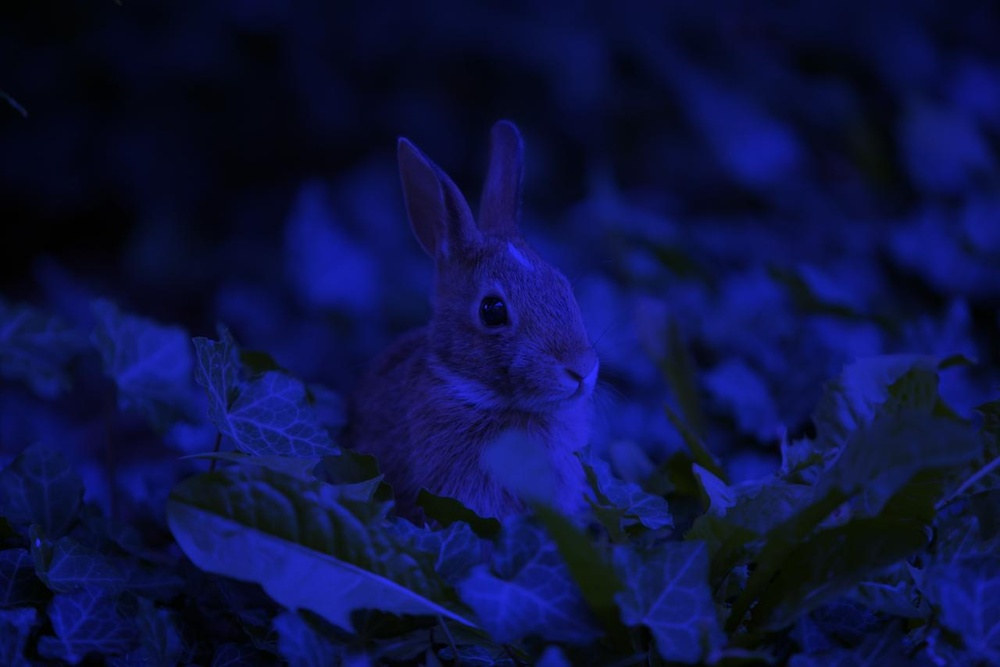
%> input picture ee3tp3picture2023.jpg, 1000 x 667 px, shrunk from 1280 x 854 before the run
$ octave q3.m   (GNU Octave 9; MATLAB toolbox functions it lacks are replaced by stand-ins)
%> lines starting %> are read from the running program, lines starting %| are printed output that depends on the picture
img = imread('ee3tp3picture2023.jpg');
%> img is the input picture: size 667x1000x3 uint8; mean R, G, B 12.5, 18, 68.5

img_red = img(:,:,1); %contains only the red component
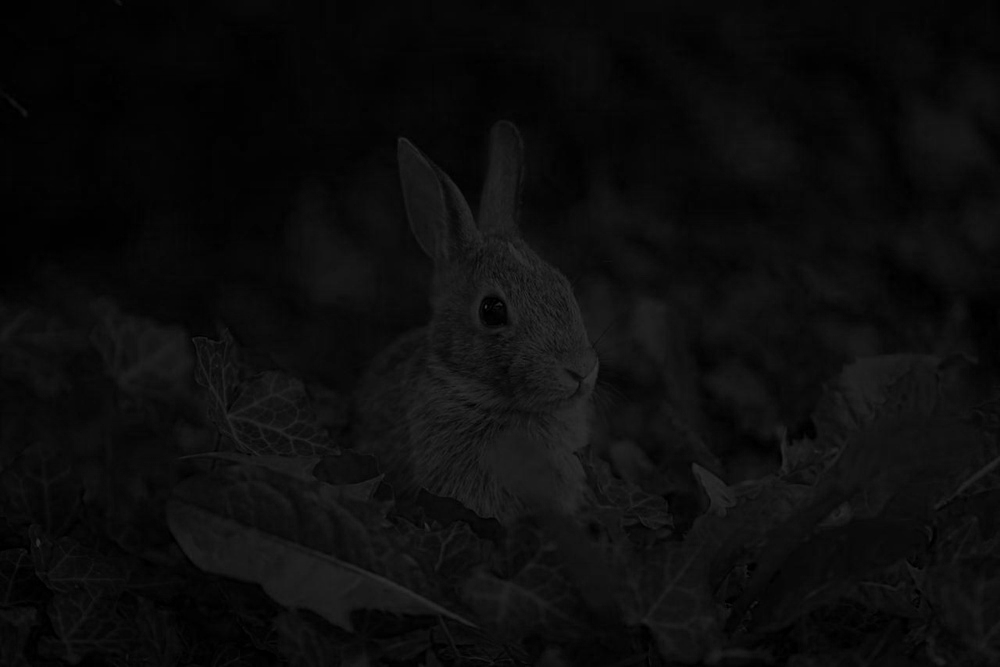
%> img_red: size 667x1000 uint8; min 0, max 56, mean 12.5
img_green = img(:,:,2); %contains only the green component
img_blue = img(:,:,3); %contains only the blue component
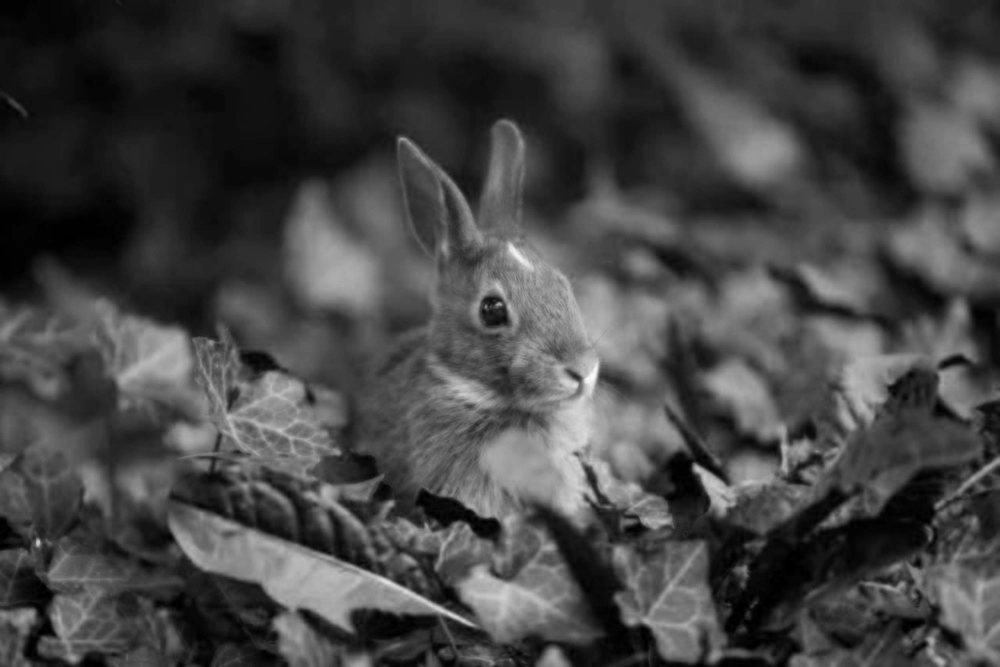
%> img_blue: size 667x1000 uint8; min 0, max 253, mean 68.5

reconstructed_img = cat(3, 6*img_red, 5*img_green, img_blue);
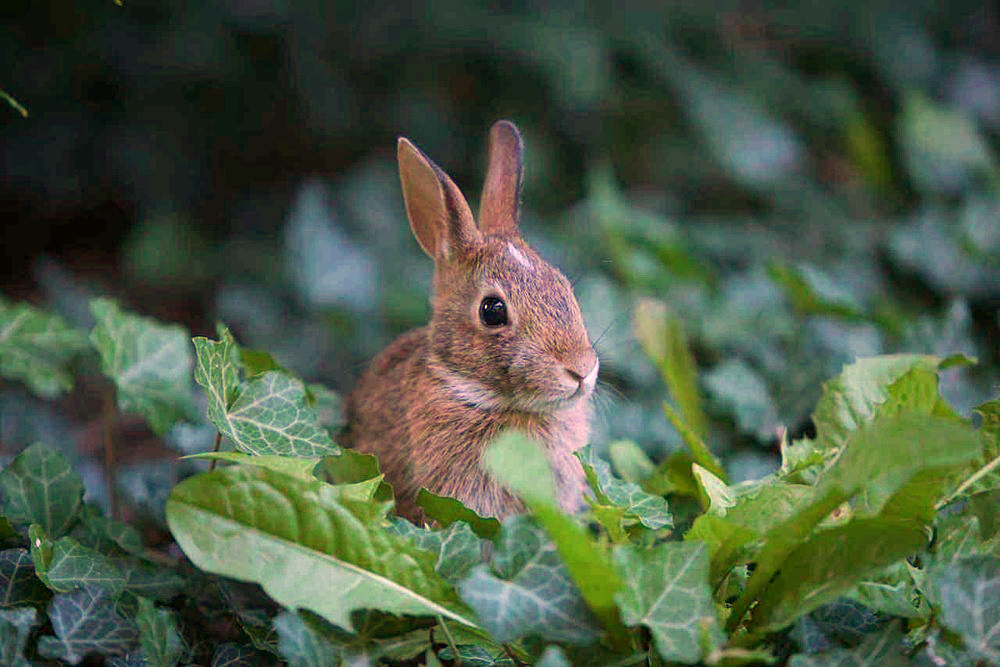
%> reconstructed_img: size 667x1000x3 uint8; mean R, G, B 74.7, 90.1, 68.5

imshow(reconstructed_img);
imwrite(reconstructed_img,'my_fixed_image.jpg'); %creates a new .jpg file
